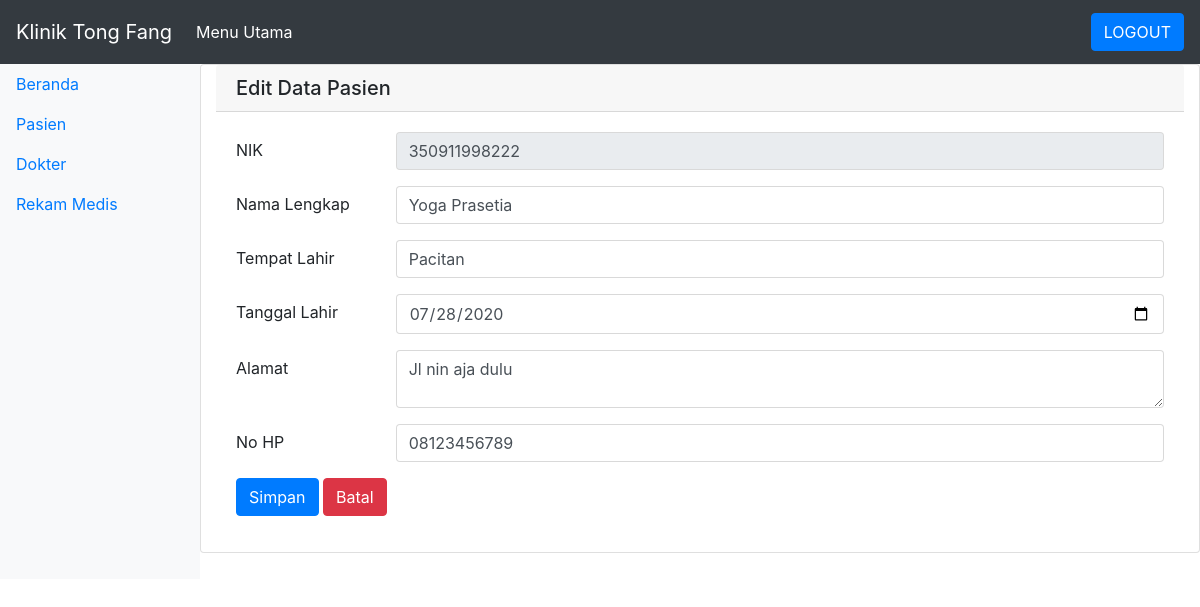
The page /edit_pasien.php?nik=350911998222 (signed in) on the database its author committed.
### tables this page shows
CREATE TABLE `pasien` (
  `id` varchar(255) NOT NULL,
  `nik` varchar(255) NOT NULL,
  `nama` varchar(255) NOT NULL,
  `tgl_lahir` date NOT NULL,
  `tempat_lahir` varchar(255) NOT NULL,
  `alamat` varchar(255) NOT NULL,
  `no_hp` varchar(255) NOT NULL,
  `poli` varchar(255) NOT NULL,
  `keluhan` varchar(255) NOT NULL,
  `tgl_daftar` date NOT NULL,
  `tgl_janji` date NOT NULL,
  `pass` varchar(255) NOT NULL
);

### edit_pasien.php (the view)
<?php
    include("header.php");
	$nik=$_GET['nik'];
	$query=mysqli_query($config,"select * from pasien where nik='$nik'");
	$ambil_data=mysqli_fetch_array($query);
?>
<div class="card col" style="margin-bottom:10px;">
    <h5 class="card-header">Edit Data Pasien</h5>
    <div class="card-body">
        <form action="proses_data_pasien.php?proses=edit" method="post" enctype="multipart/form-data">
            <div class="form-group row">
                <label class="col-sm-2 col-form-label">NIK</label>
                <div class="col-sm-10">
                    <input type="text" name="nik" class="form-control" value="<?php echo $ambil_data['nik']; ?>" readonly="readyonly" >
                </div>
            </div>
            <div class="form-group row">
                <label class="col-sm-2 col-form-label">Nama Lengkap</label>
                <div class="col-sm-10">
                    <input type="text" name="nama" class="form-control" placeholder="Nama Lengkap" value="<?php echo $ambil_data['nama']; ?>" autofocus="autofocus"  required="required">
                </div>
            </div>
            <div class="form-group row">
                <label class="col-sm-2 col-form-label">Tempat Lahir</label>
                <div class="col-sm-10">
                    <input type="text" name="tempat_lahir" class="form-control" value="<?php echo $ambil_data['tempat_lahir']; ?>" placeholder="Tempat Lahir" required="required">
                </div>
            </div>
            <div class="form-group row">
                <label class="col-sm-2 col-form-label">Tanggal Lahir</label>
                <div class="col-sm-10">
                    <input type="date" name="tgl_lahir" class="form-control" value="<?php echo $ambil_data['tgl_lahir']; ?>" required="required">
                </div>
            </div>
            <div class="form-group row">
                <label class="col-sm-2 col-form-label">Alamat</label>
                <div class="col-sm-10">
                    <textarea name="alamat" class="form-control" placeholder="Alamat" required="required"><?php echo $ambil_data['alamat']; ?></textarea>
                </div>
            </div>
            <div class="form-group row">
                <label class="col-sm-2 col-form-label">No HP</label>
                <div class="col-sm-10">
                    <input type="text" name="no_hp" class="form-control" value="<?php echo $ambil_data['no_hp']; ?>" placeholder="No HP" required="required">
                </div>
            </div>
            <div class="form-group row">
                <div class="col-sm-10">
                    <button type="submit" class="btn btn-primary">Simpan</button>
                    <a href="pasien.php"><button type="button" class="btn btn-danger">Batal</button></a>
                </div>
            </div>
        </form>
    </div>
</div>

### rows shown on the page
pasien: nik "350911998222", nama "Yoga Prasetia", tempat_lahir "Pacitan", tgl_lahir "07/28/2020", alamat "Jl nin aja dulu", no_hp "08123456789"
